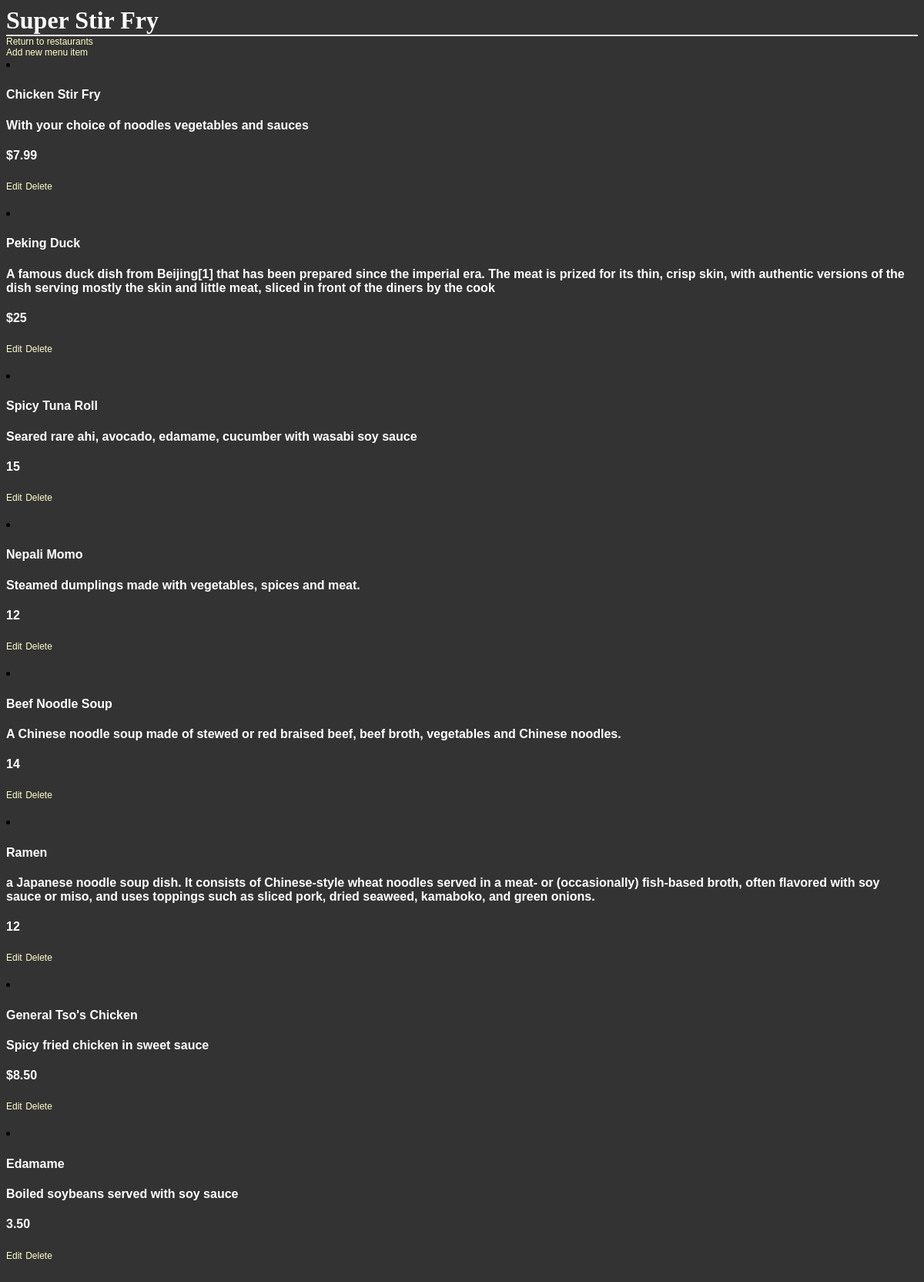
/restaurant/3/, run on the app's committed database.
### database_setup.py (models this page shows, shortened)
class Restaurant(Base):
	__tablename__ = "restaurant"
	name = Column(
		String(80), nullable = False)
	id = Column(
		Integer, primary_key = True)

class MenuItem(Base):
	__tablename__ = 'menu_item'
	name = Column(String(80), nullable = False)
	id = Column(Integer, primary_key = True)
	course = Column(String(250))
	description = Column(String(250))
	price = Column(String(8))
	restaurant_id = Column(
		Integer, ForeignKey('restaurant.id'))
	restaurant = relationship(Restaurant)

### flask_server.py (the view)
@app.route('/restaurant/<int:restaurant_id>/')
def restaurantMenu(restaurant_id):
	restaurant = session.query(Restaurant).filter_by(id = restaurant_id).one()
	items = session.query(MenuItem).filter_by(restaurant_id = restaurant_id)
	return render_template('menu.html',
		restaurant=restaurant,
		items = items)

### templates/menu.html (shortened to what this page needs)
<html>
	<head>
		<link rel="stylesheet" type="text/css" href="{{url_for('static', filename='styles.css')}}">
	</head>
	<body>
		<h1>{{ restaurant.name }}</h1>
		<a href="{{url_for('showRestaurants')}}">Return to restaurants</a>
		<a href="{{url_for('newMenuItem', restaurant_id=restaurant.id)}}">Add new menu item</a>
		{% for i in items %}
		<li>
		<h4>{{i.name}}</h4>
		<h4>{{i.description}}</h4>
		<h4>{{i.price}}</h4>
		<a href='{{url_for('editMenuItem', restaurant_id = restaurant.id, menu_id = i.id )}}'>Edit</a>
		<a href='{{url_for('deleteMenuItem', restaurant_id = restaurant.id, menu_id = i.id )}}'>Delete</a>
		</li>
		{% endfor %}
	</body>
</html>

### static/styles.css (style rules this page uses)
body { font-family: sans-serif; background-image: url('img3.jpg'); background-color: #333333 }
h1, h2, h3, h4, h5 { color: #FFFFFF; }
h1, h2 { font-family: 'Georgia', serif; margin: 0; }
h1 { border-bottom: 2px solid #eee; }
a { text-decoration: none; color:#FFFFCC; font-size: .75em; }

### data on the page
Restaurant: name "Super Stir Fry"
MenuItem: name "Chicken Stir Fry", description "With your choice of noodles vegetables and sauces", price "$7.99"
MenuItem: name "Peking Duck", description "A famous duck dish from Beijing[1] that has been prepared since the imperial era. The meat is prized for its thin, crisp skin, with authentic versions of the dish serving mostly the skin and little meat, sliced in front of the diners by the cook", price "$25"
MenuItem: name "Spicy Tuna Roll", description "Seared rare ahi, avocado, edamame, cucumber with wasabi soy sauce", price "15"
MenuItem: name "Nepali Momo", description "Steamed dumplings made with vegetables, spices and meat.", price "12"
MenuItem: name "Beef Noodle Soup", description "A Chinese noodle soup made of stewed or red braised beef, beef broth, vegetables and Chinese noodles.", price "14"
MenuItem: name "Ramen", description "a Japanese noodle soup dish. It consists of Chinese-style wheat noodles served in a meat- or (occasionally) fish-based broth, often flavored with soy sauce or miso, and uses toppings such as sliced pork, dried seaweed, kamaboko, and green onions.", price "12"
MenuItem: name "General Tso's Chicken", description "Spicy fried chicken in sweet sauce", price "$8.50"
MenuItem: name "Edamame", description "Boiled soybeans served with soy sauce", price "3.50"
